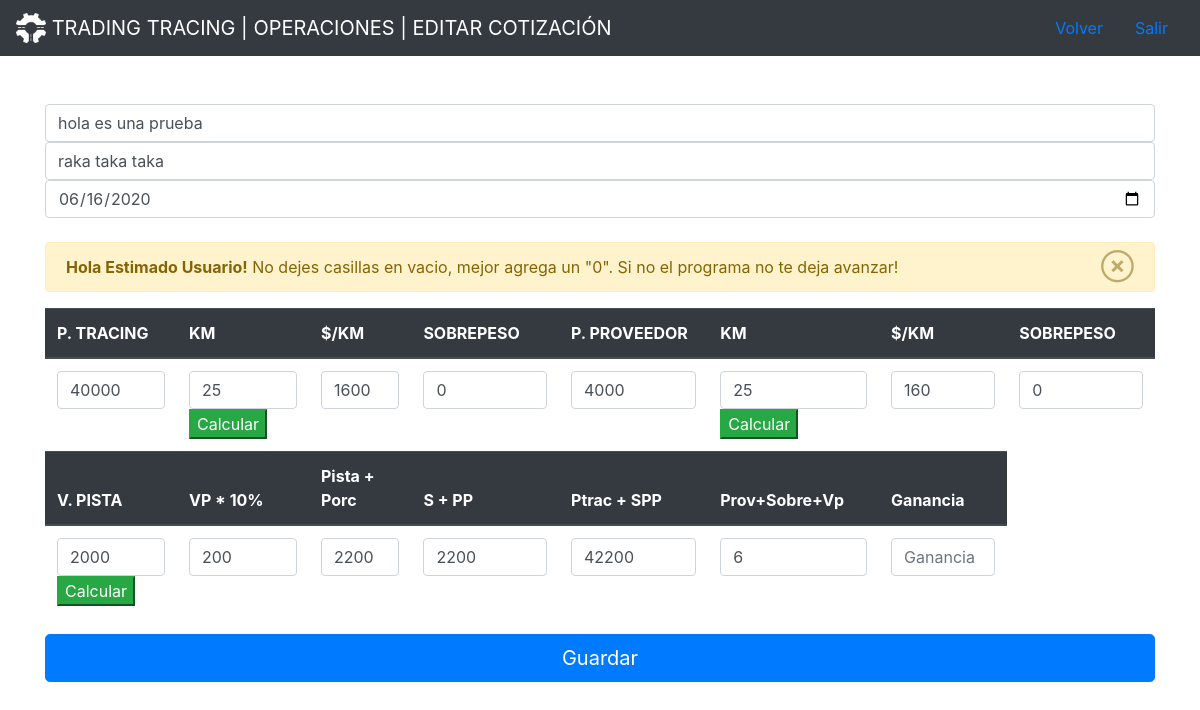
Screenshot of /editarcotizacion.php?id=342 with the database file from the repository.
### tables this page shows
CREATE TABLE `cotizacion` (
  `id` int(11) NOT NULL,
  `origendestino` varchar(150) DEFAULT NULL,
  `contenedor` varchar(150) DEFAULT NULL,
  `fecha` date NOT NULL,
  `ptracing` varchar(50) DEFAULT NULL,
  `km` varchar(50) DEFAULT NULL,
  `ptracingkm` varchar(50) DEFAULT NULL,
  `sobrepeso` varchar(50) DEFAULT NULL,
  `pproveedor` varchar(50) DEFAULT NULL,
  `pkm` varchar(50) DEFAULT NULL,
  `pproveedorkm` varchar(50) DEFAULT NULL,
  `psobrepeso` varchar(50) DEFAULT NULL,
  `vpista` varchar(50) DEFAULT NULL,
  `vpistaporcentaje` varchar(50) DEFAULT NULL,
  `pistaporcentaje` varchar(50) DEFAULT NULL,
  `spp` varchar(50) DEFAULT NULL,
  `ptracspp` varchar(50) DEFAULT NULL,
  `provsobrevp` varchar(50) DEFAULT NULL,
  `ganancia` varchar(50) DEFAULT NULL
);

### editarcotizacion.php (the view, shortened to what this page needs)
<!DOCTYPE html>
<html>
<head>
	<link rel="stylesheet" href="https://stackpath.bootstrapcdn.com/bootstrap/4.4.1/css/bootstrap.min.css">
	<link rel="stylesheet" type="text/css" href="./css/style.css">
<nav class="navbar navbar-dark bg-dark">
  <a class="navbar-brand" href="panel.php">
    <img src="./img/tuercablanca.png" width="30" height="30" class="d-inline-block align-top" alt="">
    TRADING TRACING | OPERACIONES | EDITAR COTIZACIÓN
  </a>
  <ul class="nav">
  <li class="nav-item">
    <a class="nav-link " href="vercotizaciones.php" tabindex="-1" aria-disabled="true">Volver</a>
  </li>
  <li class="nav-item">
    <a class="nav-link" href="#">Salir</a>
  </li>
</ul>
</nav>
</head>
<body>
<br><br>
<?php
  $id=$_REQUEST['id'];
  include("conexion.php");
  $query = "SELECT * FROM cotizacion WHERE id = '$id'";
  $resultado = mysqli_query($cn,$query);
  $res = $resultado->fetch_assoc();
 ?>
<div class="container" style="color: white;">
<form action="editarcotizacion2.php?id=<?php echo $res['id']; ?>" method="POST">
<table class="table table-responsive" style="color: white;">
	<input type="text" class="form-control" placeholder="Ingresa: Origen-Destino: Codigo Postal"  aria-describedby="addon-wrapping" name="origendestino" required value="<?php echo $res['origendestino']; ?>">
	<input type="text" class="form-control" placeholder="Ingresa: Sencillo/Full (# Ejes)" aria-describedby="addon-wrapping" required name="contenedor" value="<?php echo $res['contenedor']; ?>">
  <input type="date" class="form-control" aria-describedby="addon-wrapping" required name="fecha" value="<?php echo $res['fecha']; ?>"><br>
	<div class="alert alert-warning alert-dismissible fade show" role="alert">
  <strong>Hola Estimado Usuario!</strong> No dejes casillas en vacio, mejor agrega un "0". Si no el programa no te deja avanzar!
  <button type="button" class="close" data-dismiss="alert" aria-label="Close">
    <span aria-hidden="true">&otimes;</span>
  </button>
</div>
  <thead class="thead-dark">
    <tr>
      <th scope="col">P. TRACING</th>
      <th scope="col">KM</th>
      <th scope="col">$/KM</th>
      <th scope="col">SOBREPESO</th>
      <th scope="col">P. PROVEEDOR</th>
      <th scope="col">KM</th>
      <th scope="col">$/KM</th>
      <th scope="col">SOBREPESO</th>
    </tr>
  </thead>
  <tbody>
    <tr>
      <td><input type="text" class="form-control" aria-label="Sizing example input" aria-describedby="inputGroup-sizing-default" id="ptracing" required onkeypress="return checkIt(event)" placeholder="Precio Tracing" name="ptracing" value="<?php echo $res['ptracing']; ?>"></td>
      <td><input type="text" class="form-control" aria-label="Sizing example input" aria-describedby="inputGroup-sizing-default" id="tkm" placeholder="Total KM" required onkeypress="return checkIt(event)" name="km" value="<?php echo $res['km']; ?>"><input type="button" onclick="ll();" class="btn-success" value="Calcular"></td>
      <td><input type="text" class="form-control" aria-label="Sizing example input" aria-describedby="inputGroup-sizing-default" id="result" placeholder="P. Tracing/KM" name="ptracingkm" value="<?php echo $res['ptracingkm']; ?>"></td>
      <td><input type="text" class="form-control" aria-label="Sizing example input" aria-describedby="inputGroup-sizing-default" required onkeypress="return checkIt(event)" placeholder="Sobrepeso $" id="tsobrepeso" name="sobrepeso" value="<?php echo $res['sobrepeso']; ?>"></td>
      <td><input type="text" class="form-control" aria-label="Sizing example input" aria-describedby="inputGroup-sizing-default" required onkeypress="return checkIt(event)" placeholder="Precio Prov." id="pproveedor" name="pproveedor" value="<?php echo $res['pproveedor']; ?>"></td>
      <td><input type="text" class="form-control" aria-label="Sizing example input" aria-describedby="inputGroup-sizing-default" required onkeypress="return checkIt(event)" placeholder="Total KM" id="tkmP" name="pkm" value="<?php echo $res['pkm']; ?>"><input type="button" onclick="ll1();" class="btn-success" value="Calcular"></td>
      <td><input type="text" class="form-control" aria-label="Sizing example input" aria-describedby="inputGroup-sizing-default" placeholder="P. PROV/KM" required onkeypress="return checkIt(event)" id="result1" name="pproveedorkm" value="<?php echo $res['pproveedorkm']; ?>">
      	</td>
      <td><input type="text" class="form-control" aria-label="Sizing example input" aria-describedby="inputGroup-sizing-default" required onkeypress="return checkIt(event)" placeholder="Sobrepeso $" id="psobrepeso" name="psobrepeso" value="<?php echo $res['psobrepeso']; ?>"></td>
    </tr>
  </tbody>
    <thead class="thead-dark">
    <tr>
      <th scope="col">V. PISTA</th>
      <th scope="col">VP * 10%</th>
      <th scope="col">Pista + Porc</th>
      <th scope="col">S + PP</th>
      <th scope="col">Ptrac + SPP</th>
      <th scope="col">Prov+Sobre+Vp</th>
      <th scope="col">Ganancia</th>
    </tr>
  </thead>
  <tbody>
  	<tr>
  		<td><input type="text" class="form-control" aria-label="Sizing example input" aria-describedby="inputGroup-sizing-default" id="vpista" required onkeypress="return checkIt(event)" placeholder="$ Pistas" name="vpista" value="<?php echo $res['vpista']; ?>"><input type="button" onclick="mm();" class="btn-success" value="Calcular"></td>
      <td><input type="text" class="form-control" aria-label="Sizing example input" aria-describedby="inputGroup-sizing-default" id="porcentaje" placeholder="Porc de pista" required onkeypress="return checkIt(event)" name="vpistaporcentaje" value="<?php echo $res['vpistaporcentaje']; ?>"></td>
      <td><input type="text" class="form-control" aria-label="Sizing example input" aria-describedby="inputGroup-sizing-default" id="porcentajePista" placeholder="Porc + pista" required onkeypress="return checkIt(event)" name="pistaporcentaje" value="<?php echo $res['pistaporcentaje']; ?>"></td>
      <td><input type="text" class="form-control" aria-label="Sizing example input" aria-describedby="inputGroup-sizing-default" required onkeypress="return checkIt(event)" placeholder="S+PP" id="sumatoria" name="spp" value="<?php echo $res['spp']; ?>"></td>
      <td><input type="text" class="form-control" aria-label="Sizing example input" aria-describedby="inputGroup-sizing-default" required onkeypress="return checkIt(event)" placeholder="SPP + Ptrac" id="sumatoria2" name="ptracspp" value="<?php echo $res['ptracspp']; ?>"></td>
      <td><input type="text" class="form-control" aria-label="Sizing example input" aria-describedby="inputGroup-sizing-default" required onkeypress="return checkIt(event)" placeholder="Pp+Vp+Ps" id="sumatoria3" name="provsobrevp" value="<?php echo $res['provsobrevp']; ?>"></td>
      <td><input type="text" class="form-control" aria-label="Sizing example input" aria-describedby="inputGroup-sizing-default" placeholder="Ganancia" required onkeypress="return checkIt(event)" id="resta" name="ganancia" value="<?php echo $res['ganancia']; ?>">
      	</td>
  	</tr>
  </tbody>
</table>
<input type="submit" name="" class="btn btn-primary btn-lg btn-block" value="Guardar">
<br>
</form>
</div>
</body>
</html>

### rows the page displays
cotizacion: origendestino "hola es una prueba", contenedor "raka taka taka", fecha "06/16/2020", ptracing "40000", km "25", ptracingkm "1600", sobrepeso "0", pproveedor "4000", pkm "25", pproveedorkm "160", psobrepeso "0", vpista "2000", vpistaporcentaje "200", pistaporcentaje "2200", spp "2200", ptracspp "42200", provsobrevp "6"
